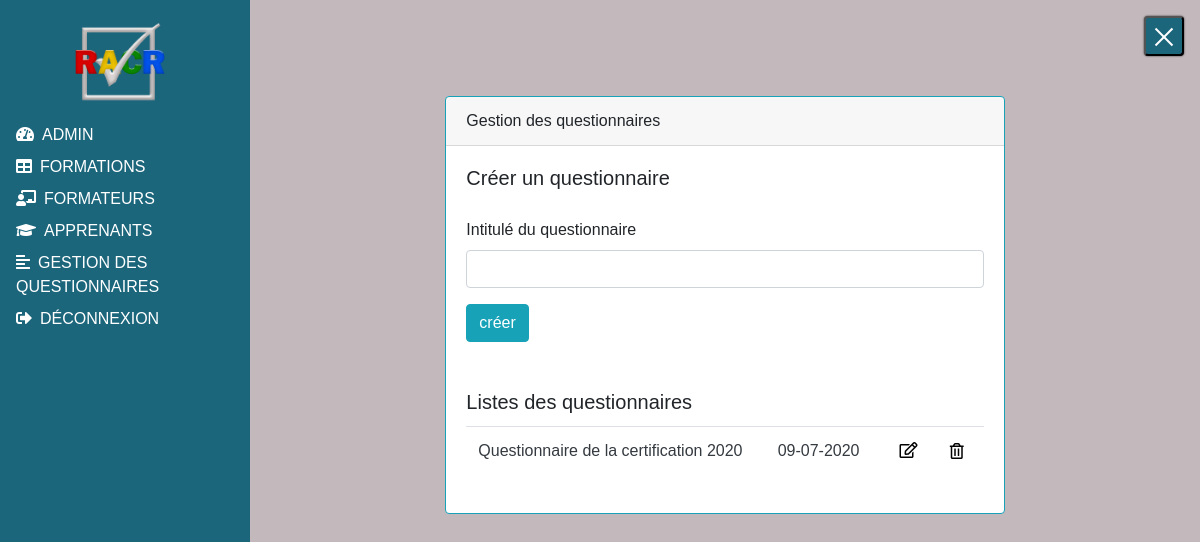
Screenshot of /phpEvaluation/questionnaire.php (signed in) with the database file from the repository.
### tables this page shows
CREATE TABLE IF NOT EXISTS `questionnaire` (
  `idQuestionnaire` int(11) NOT NULL AUTO_INCREMENT,
  `intituleQuestionnaire` varchar(100) NOT NULL,
  `dateQuestionnaire` date NOT NULL,
  PRIMARY KEY (`idQuestionnaire`)
);

### phpEvaluation/evaluationFunction.php (called while the page is built, shortened)
<?php
    function afficherListeQuestionnaire(){
        try{
            $co=connexion();
            $sql='SELECT * FROM `questionnaire`';
            $listeQuestionnaire=$co->prepare($sql);
            $listeQuestionnaire->execute();
            return $listeQuestionnaire;
        }catch(PDOException $e){
            echo 'Erreur: ' .$e->getMessage();
        }finally{
            $co=null;
        }
    }
    ?>

### phpEvaluation/questionnaire.php (the view, shortened to what this page needs)
<!DOCTYPE html>
<html lang="fr">
<head>
	<link rel="stylesheet" href="../vendor/fontawesome/css/all.min.css" type="text/css">
	<link rel="stylesheet" href="../vendor/bootstrap/css/bootstrap.min.css" type="text/css" />
	<link rel="stylesheet" type="text/css" href="../vendor/DataTables/datatables.min.css"/>
	<link rel="stylesheet" href="../css/style.css" type="text/css">
</head>
<body>
	<div id="sidebar-wrapper" class="active">
			<img src="../img/logob.png" class="logo" />
		<ul>
			<li><a href="../phpAdmin/admin.php"><i class="fas fa-tachometer-alt"></i><span>Admin</span></a></li>
			<li><a href="../phpFormation/formation.php"><i class="fas fa-table"></i><span>Formations</span></a></li>
			<li><a href="../phpFormateur/formateur.php"><i class="fas fa-chalkboard-teacher"></i><span>Formateurs</span></a></li>
			<li><a href="../phpApprenant/apprenant.php"><i class="fas fa-graduation-cap"></i><span>Apprenants</span></a></li>
			<li><a href="questionnaire.php"><i class="fas fa-align-left"></i><span>Gestion des questionnaires</span></a></li>
			<li><a onclick="return confirm('Etes vous sur de vouloir vous déconnecter')" href="../logOut.php"><i class="fas fa-sign-out-alt" ></i><span>Déconnexion</span></a></li>
		</ul>
	</div>
	<div id="content-wrapper" class="active">
		<button id="toggle-wrapper"><span class="active"></span><span class="active"></span><span class="active"></span></button>
			<div class="container-fluid p-5 mt-5">
				<div class="row justify-content-center">
					<div class="col-12 col-md-8">
						<div class="card border-info mb-5">
							<div class="card-header">Gestion des questionnaires</div>
								<div class="card-body">
									<h5 class="card-title">Créer un questionnaire</h5>
										<form class="needs-validation pt-3" method="post" action="evaluationFunction.php" enctype="multipart/form-data">
											<div class="form-group">
												<label for="intituleQuestionnaire">Intitulé du questionnaire</label>
												<input class="form-control" type="text" id="intituleQuestionnaire" name="intituleQuestionnaire" required>
											</div>
											<button type="submit" class="btn btn-info" name="creerQuestionnaire">créer</button>
										</form>
								</div>
								<div class="card-body table-responsive">
									<h5 class="card-title pt-2">Listes des questionnaires</h5>
									<table class="table">
										<tbody>
												<?php
													require_once 'evaluationFunction.php';
													$listeQuestionnaire=afficherListeQuestionnaire();
													foreach($listeQuestionnaire as $quest){
												?>
												<tr>
												<td class="card-text text-dark"><?=$quest['intituleQuestionnaire']?></td>
												<td class="card-text text-dark"><?=date("d-m-Y",strtotime($quest['dateQuestionnaire']))?></td>
												<td class="pl-4"><a href="editionQuestionnaire.php?idQuestionnaire=<?=$quest['idQuestionnaire']?>" class="lien2"><i class="far fa-edit"></i></a></td>
												<td>
													<form method="post" action="evaluationFunction.php?idQuestionnaire=<?=$quest['idQuestionnaire']?>" enctype="multipart/form-data">
														<button type="submit" name="supprimerQuestionnaire" onclick="return confirm('Etes vous sur de vouloir supprimer la questionnaire: <?=$quest['intituleQuestionnaire']?>')" class="lien3"><i class="far fa-trash-alt"></i></button>
													</form>
												</td>
												</tr>
													<?php } ?>
										</tbody>
									</table>
								</div>
							</div>
						</div>
					</div>
				</div>
            </div>
</body></html>

### css/style.css (style rules this page uses)
body, html { height: 100%; overflow-x: hidden; width: 100%; font-family: Helvetica, sans-serif; }
body { background-size: cover; background-attachment: fixed; background-color: rgba(138, 118, 125, 0.507); }
.container-fluid { margin: 0; padding: 0; }
#toggle-wrapper { background-color: rgb(28, 102, 124); border-radius: .25rem; box-shadow: 0 0 2px #222; height: 40px; position: fixed; right: 1rem; top: 1rem; width: 40px; z-index: 10; }
#toggle-wrapper span { background-color: rgb(255, 255, 255); height: 2px; position: absolute; transform: translateX(-50%); transition: all 1s ease; width: 24px; }
#toggle-wrapper span:nth-child(3) { top: 28px; }
#toggle-wrapper span:nth-child(3).active { top: 28px; transform: translate(-50%, -500%) rotate(-45deg); }
#content-wrapper { bottom: 0; left: 0; position: absolute; top: 0; transition: all 1s ease; width: 100%; height: 100vh; min-height: 100%; }
#content-wrapper.active { left: 250px; width: calc(100vw - 250px); }
#sidebar-wrapper { background-color: rgb(28, 102, 124); color: rgb(255, 255, 255); left: -250px; min-height: 100vh; position: fixed; text-transform: uppercase; top: 0; transition: all 1s ease; width: 250px; z-index: 1; }
#sidebar-wrapper.active { left: 0; }
#sidebar-wrapper .logo { padding: .5rem 0; width: 150px; margin-left: 45px; }
#sidebar-wrapper ul { list-style: none; margin: 0; padding: 0 1rem; text-align: left; }
#sidebar-wrapper ul li { list-style: none; padding-bottom: .5rem; }
#sidebar-wrapper ul span { color: rgb(255, 255, 255); padding-left: .5rem; }
#sidebar-wrapper ul a { color: rgb(255, 255, 255); }
li { list-style: none !important; }
.lien2 { color: rgb(2, 2, 2) !important; }
.lien3 { color: rgb(2, 2, 2) !important; background-color: rgba(172, 172, 172, 0); border: none; }
#sidebar-wrapper li span { font-family: 'Lucida Sans', 'Lucida Sans Regular', 'Lucida Grande', 'Lucida Sans Unicode', Geneva, Verdana, sans-serif!important; }
span { color: white; }

### rows the page displays
questionnaire: intituleQuestionnaire "Questionnaire de la certification 2020", dateQuestionnaire "09-07-2020"
